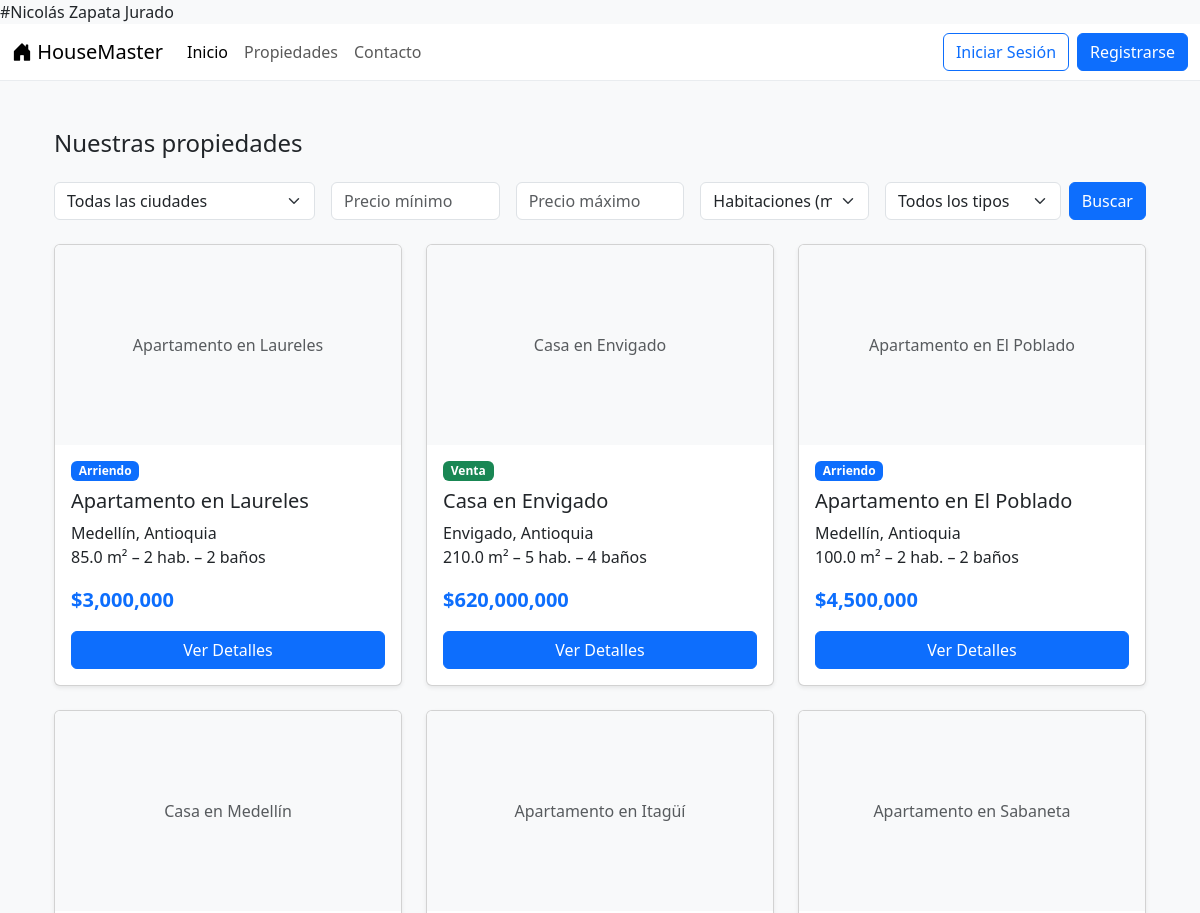
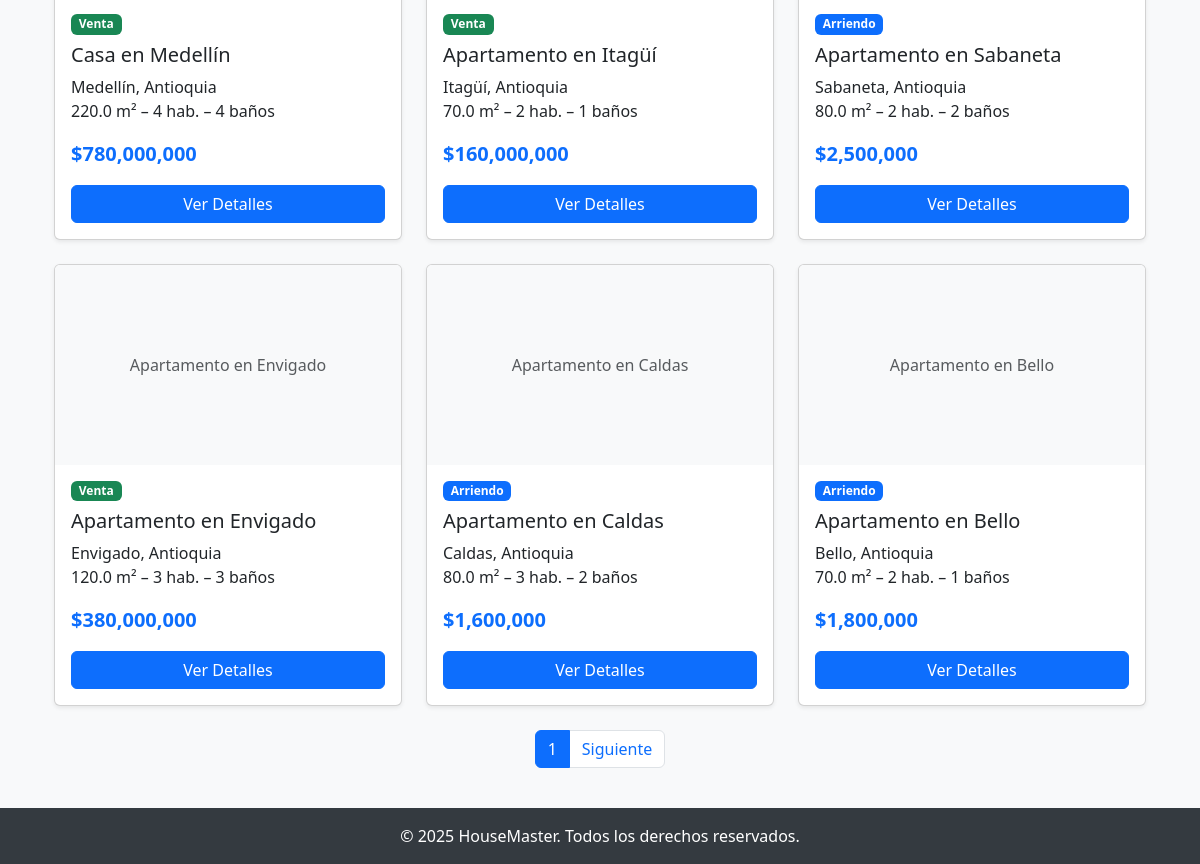
Page /propiedades/ on the committed database (2 pictures, top to bottom).
### property/models.py (models this page shows, shortened)
class Property(models.Model):
    title = models.CharField(max_length=200)
    description = models.TextField()
    price = models.DecimalField(max_digits=12, decimal_places=2)
    type = models.CharField(max_length=100)   # Venta / Arriendo
    area = models.FloatField()
    rooms = models.IntegerField()
    bathrooms = models.IntegerField()
    status = models.CharField(max_length=50)  # Disponible, Vendida, etc.
    city = models.CharField(max_length=100)
    department = models.CharField(max_length=100)
    address = models.CharField(max_length=255, unique=True)
    created_at = models.DateTimeField(auto_now_add=True)
    image = models.ImageField(upload_to='properties/', blank=True, null=True)

### property/views.py (the view)
# urls.py: path("propiedades/", views.property_list, name="property_list"),
def property_list(request):
    qs = Property.objects.all().order_by('-created_at')
    city = request.GET.get('city')
    min_price = request.GET.get('min_price')
    max_price = request.GET.get('max_price')
    rooms = request.GET.get('rooms')
    ptype = request.GET.get('type')
    if city:
        qs = qs.filter(city=city)
    if min_price and min_price.isdigit():
        if int(min_price) >= 0:
            qs = qs.filter(price__gte=int(min_price))
    if max_price and max_price.isdigit():
        if int(max_price) >= 0:
            qs = qs.filter(price__lte=int(max_price))
    if rooms and rooms.isdigit():
        if int(rooms) >= 1:
            qs = qs.filter(rooms__gte=int(rooms))
    if ptype in ("Arriendo", "Venta"):
        qs = qs.filter(type=ptype)
    cities = Property.objects.values_list("city", flat=True).distinct()
    paginator = Paginator(qs, 9)
    page = request.GET.get('page')
    properties = paginator.get_page(page)
    return render(request, "property_list.html", {
        "properties": properties,
        "cities": cities,
    })

### property/templates/property_list.html (shortened to what this page needs)
{% extends "base.html" %}
{% load humanize %}
{% block content %}
<div class="container py-4">
  <h1 class="h4 mb-4">Nuestras propiedades</h1>
  <form method="get" class="row g-3 mb-4">
    <div class="col-md-3">
      <select name="city" class="form-select">
        <option value="">Todas las ciudades</option>
      </select>
    </div>
    <div class="col-md-2">
      <input type="number" name="min_price" class="form-control"
             placeholder="Precio mínimo" value="{{ request.GET.min_price }}" min="0">
    </div>
    <div class="col-md-2">
      <input type="number" name="max_price" class="form-control"
             placeholder="Precio máximo" value="{{ request.GET.max_price }}" min="0">
    </div>
    <div class="col-md-2">
      <select name="rooms" class="form-select">
        <option value="">Habitaciones (mín.)</option>
      </select>
    </div>
    <div class="col-md-3">
      <div class="d-flex gap-2">
        <select name="type" class="form-select">
          <option value="">Todos los tipos</option>
        </select>
        <button type="submit" class="btn btn-primary">Buscar</button>
      </div>
    </div>
  </form>
  {% if properties %}
    <div class="row row-cols-1 row-cols-md-3 g-4">
      {% for prop in properties %}
      <div class="col">
        <div class="card h-100 shadow-sm">
          {% if prop.image %}
            <img src="{{ prop.image.url }}" class="card-img-top" alt="{{ prop.title }}">
          {% else %}
            <div class="card-img-top bg-light d-flex align-items-center justify-content-center" style="height: 200px;">
              <span class="text-muted">{{ prop.title }}</span>
            </div>
          {% endif %}
          <div class="card-body">
            <p class="mb-2">
              <span class="badge {% if prop.type == 'Venta' %}bg-success{% else %}bg-primary{% endif %}">
                {{ prop.type }}
              </span>
            </p>
            <h5 class="card-title">{{ prop.title }}</h5>
            <p class="card-text">
              {{ prop.city }}, {{ prop.department }} <br>
              {{ prop.area }} m² – {{ prop.rooms }} hab. – {{ prop.bathrooms }} baños
            </p>
            <p class="fw-bold text-primary fs-5">
              ${{ prop.price|floatformat:0|intcomma }}
            </p>
            <a href="{% url 'property_detail' prop.pk %}" class="btn btn-primary w-100">Ver Detalles</a>
          </div>
        </div>
      </div>
      {% endfor %}
    </div>
    <nav aria-label="Paginación" class="mt-4">
      <ul class="pagination justify-content-center">
        <li class="page-item active"><span class="page-link">{{ properties.number }}</span></li>
        {% if properties.has_next %}
          <li class="page-item">
            <a class="page-link"
               href="?page={{ properties.next_page_number }}&city={{ request.GET.city }}&min_price={{ request.GET.min_price }}&max_price={{ request.GET.max_price }}&rooms={{ request.GET.rooms }}&type={{ request.GET.type }}">
               Siguiente
            </a>
          </li>
        {% endif %}
      </ul>
    </nav>
  {% else %}
    <div class="alert alert-info">
      No hay propiedades disponibles con esos filtros.
    </div>
  {% endif %}
</div>
{% endblock %}

### core/templates/base.html (style rules this page uses)
body { background-color: #f8f9fa; }

### rows in the picture
Property: title "Apartamento en Laureles", type "Arriendo", city "Medellín", department "Antioquia", area "85.0", rooms "2", bathrooms "2", price "3,000,000"
Property: title "Casa en Envigado", type "Venta", city "Envigado", department "Antioquia", area "210.0", rooms "5", bathrooms "4", price "620,000,000"
Property: title "Apartamento en El Poblado", type "Arriendo", city "Medellín", department "Antioquia", area "100.0", rooms "2", bathrooms "2", price "4,500,000"
Property: title "Casa en Medellín", type "Venta", city "Medellín", department "Antioquia", area "220.0", rooms "4", bathrooms "4", price "780,000,000"
Property: title "Apartamento en Itagüí", type "Venta", city "Itagüí", department "Antioquia", area "70.0", rooms "2", bathrooms "1", price "160,000,000"
Property: title "Apartamento en Sabaneta", type "Arriendo", city "Sabaneta", department "Antioquia", area "80.0", rooms "2", bathrooms "2", price "2,500,000"
Property: title "Apartamento en Envigado", type "Venta", city "Envigado", department "Antioquia", area "120.0", rooms "3", bathrooms "3", price "380,000,000"
Property: title "Apartamento en Caldas", type "Arriendo", city "Caldas", department "Antioquia", area "80.0", rooms "3", bathrooms "2", price "1,600,000"
Property: title "Apartamento en Bello", type "Arriendo", city "Bello", department "Antioquia", area "70.0", rooms "2", bathrooms "1", price "1,800,000"

### other values in the picture
{{ properties.number }} "1"
